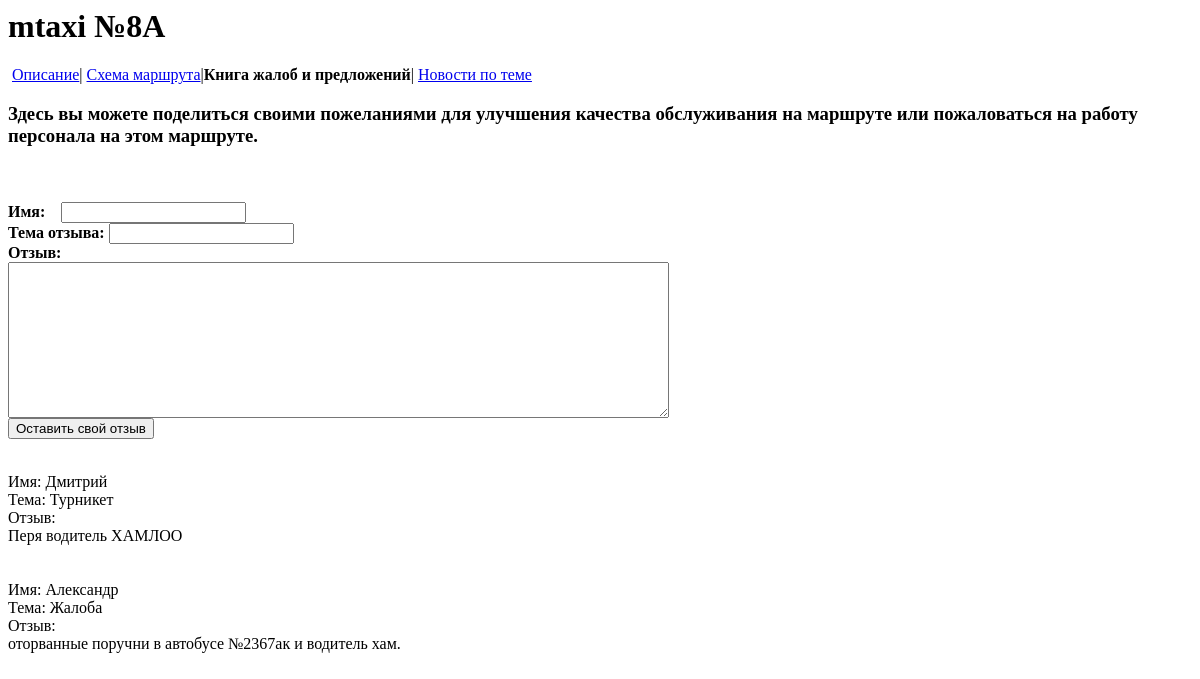
/public/kniga.php?id=20, run on an earlier commit of the app's database.
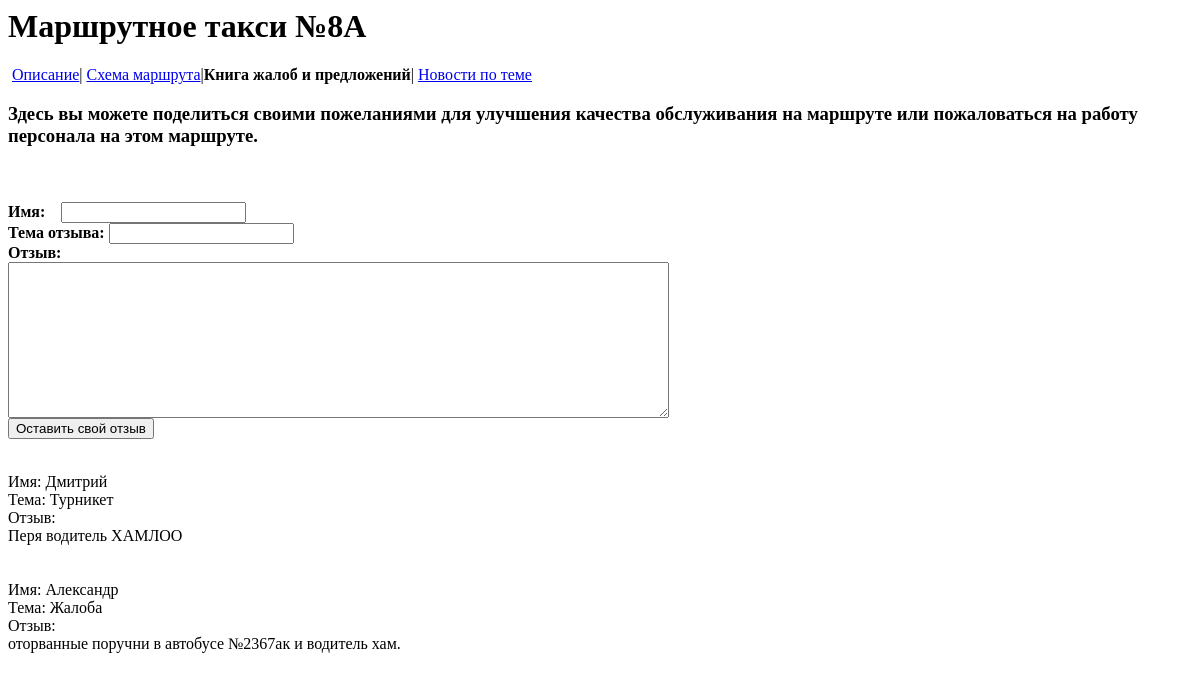
And on a later commit of the database.
### tables this page shows
CREATE TABLE IF NOT EXISTS `transport` (
  `id` int(11) NOT NULL AUTO_INCREMENT,
  `type` varchar(25) NOT NULL,
  `n_marshr` varchar(10) NOT NULL,
  `nach_kon` varchar(255) NOT NULL,
  `cena` varchar(10) NOT NULL,
  `int_dvij` varchar(200) NOT NULL,
  `rej_raboty` varchar(200) NOT NULL,
  `vr_raboty` varchar(50) NOT NULL,
  `front` varchar(250) NOT NULL,
  `back` varchar(250) NOT NULL,
  `coord` varchar(5000) NOT NULL,
  `firma` varchar(200) NOT NULL,
  `rospisanie` blob NOT NULL,
  PRIMARY KEY (`id`),
  FULLTEXT KEY `n_marchr` (`n_marshr`)
);

### includes/functions.php (called while the page is built, shortened)
<?php
    function query()
    {
        $sql = func_get_arg(0);
        $parameters = array_slice(func_get_args(), 1);
        static $handle;
        if (!isset($handle))
        {
            try
            {
                $handle = new PDO("mysql:charset=utf8;dbname=" . DATABASE . ";host=" . SERVER, USERNAME, PASSWORD);
                $handle->setAttribute(PDO::ATTR_EMULATE_PREPARES, false);
            }
            catch (Exception $e)
            {
                trigger_error($e->getMessage(), E_USER_ERROR);
                exit;
            }
        }
        $statement = $handle->prepare($sql);
        $results = $statement->execute($parameters);
        return $statement->fetchAll(PDO::FETCH_ASSOC);
    }
?>

### public/kniga.php (the view, shortened to what this page needs)
<?php
$rows = query("SELECT * FROM `transport` WHERE `id` = ?",$_GET["id"]);
$transport = $rows[0];
?>
<html>
<head>
</head>
<body>
		<div id="content">
		  <h1 class="tit18">
		    <?= $transport["type"] ?>&nbsp;№<?= $transport["n_marshr"] ?>
		  </h1>
		&nbsp;<a href="routes.php?id=" title="Подробней о маршруте">Описание</a>|&nbsp;<a href="index.html" title="Вернуться на карту">Схема&nbsp;маршрута</a>|<a><strong>Книга жалоб и предложений</strong></a>|&nbsp;<a href="/city_routes/193/news/" title="Посмотреть все новости, связанные с данным маршрутом...">Новости&nbsp;по&nbsp;теме</a></p>
		<h3>Здесь вы можете поделиться своими пожеланиями для улучшения качества обслуживания на маршруте или пожаловаться на работу персонала на этом маршруте.</h3>
<br></br>
</body>
</html>
<?php
if($_GET['c'] == ''){
print "
<form>
  <input type='hidden' name='c' value='obr' />
  <b>Имя: &nbsp;&nbsp; </b> <input type='text' name='name' value='' /><br>
  <b>Тема отзыва:</b> <input type='text' name='tems' value='' /><br>
  <b>Отзыв:</b><br>
  <textarea name='content'cols='80' rows='10'></textarea><br>
  <b><input type='submit' value='Оставить свой отзыв' /></b><br>
</form>
";
$fp = fopen("comment.txt", "r");
if ($fp)
{
while (!feof($fp))
{
$mytext = fgets($fp, 999);
echo $mytext."<br />";
}
}
else echo "Ошибка при открытии файла";
}
?>

What changed in the data, as far as the page shows it:
changed transport: type "mtaxi" → "Маршрутное такси"
